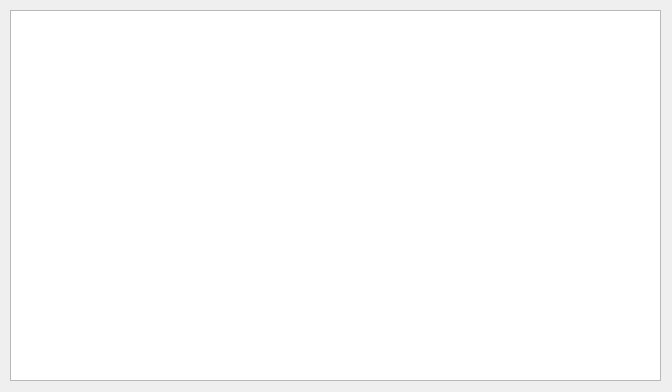
<?xml version="1.0" encoding="UTF-8"?>
<ui version="4.0">
 <class>onlineUsersList</class>
 <widget class="QWidget" name="onlineUsersList">
  <property name="geometry">
   <rect>
    <x>0</x>
    <y>0</y>
    <width>672</width>
    <height>392</height>
   </rect>
  </property>
  <property name="windowTitle">
   <string>Form</string>
  </property>
  <widget class="QListWidget" name="listWidget">
   <property name="geometry">
    <rect>
     <x>10</x>
     <y>10</y>
     <width>651</width>
     <height>371</height>
    </rect>
   </property>
  </widget>
 </widget>
 <resources/>
 <connections/>
</ui>
